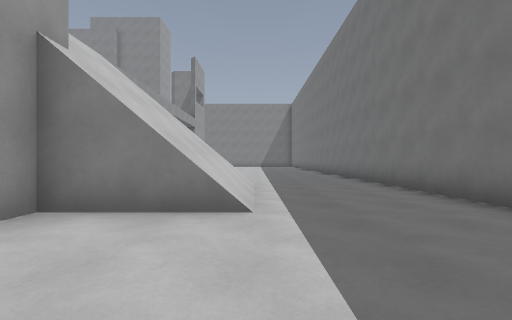
[1] (above)

23 first-person views from a walk through a level from a Godot 3-D game. The camera is 1.2 m above the floor, looks level and sees 90° across. The floor is counted in squares, 2 m on a side. Each view is taken from the middle of a square. On the plan, view 1 faces up. The plan holds only what a view shows up to about 9 squares ahead; the rest is blank. The place goes on beyond the plan.

[2]
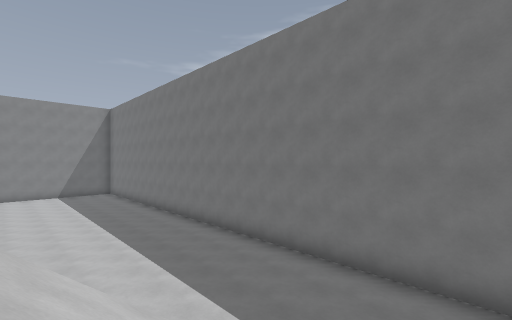

[3]
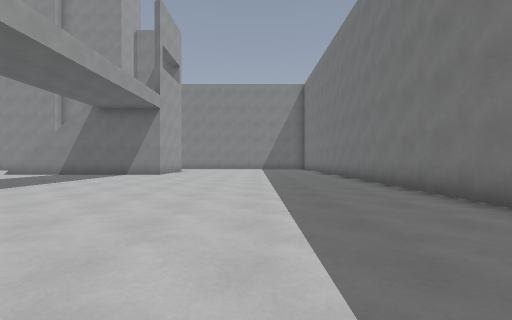

[4]
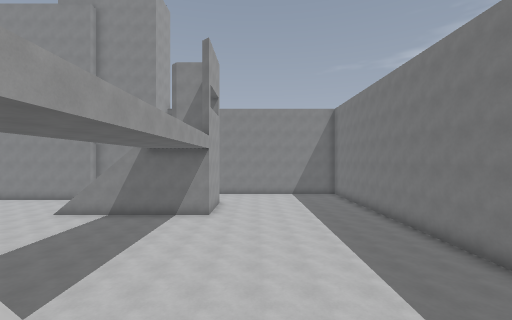

[5]
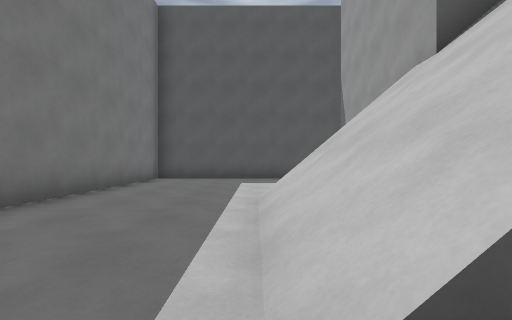

[6]
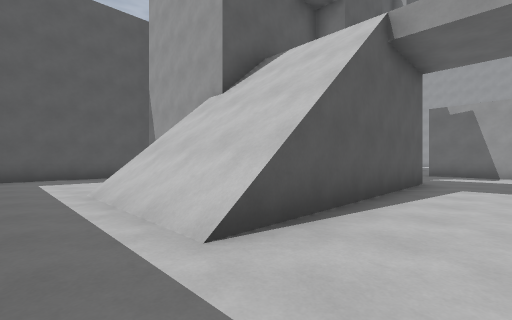

[7]
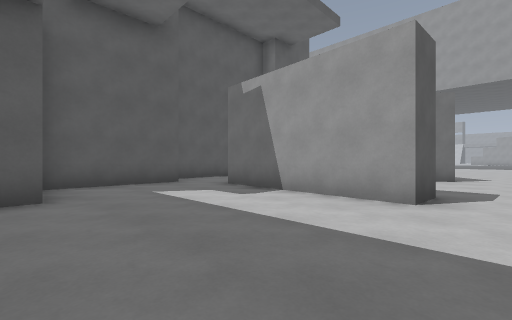

[8]
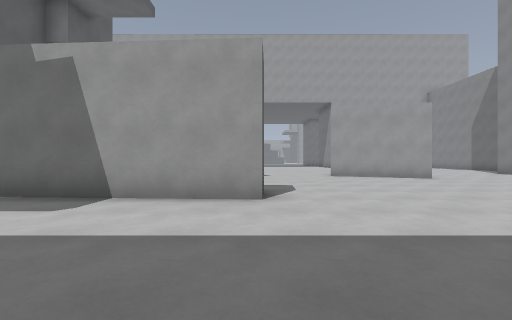

[9]
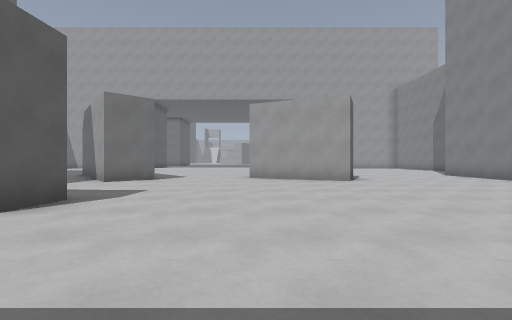

[10]
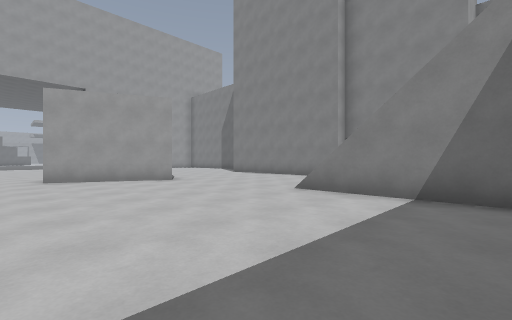

[11]
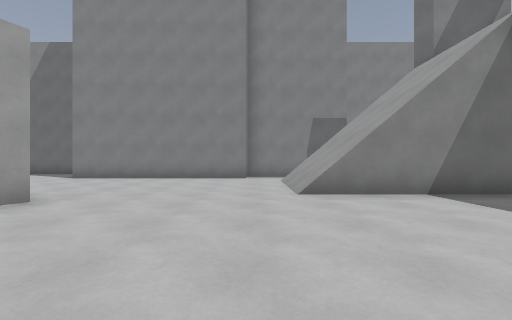

[12]
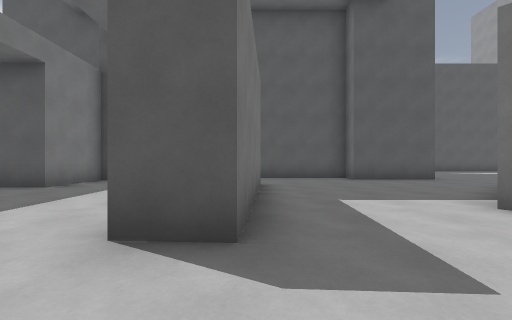

[13]
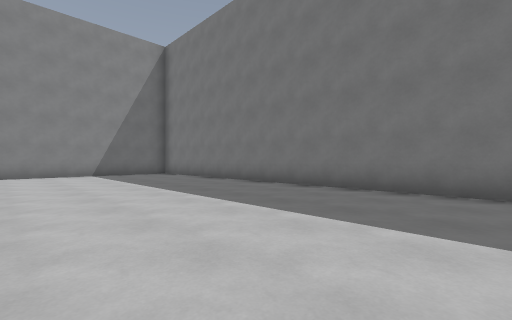

[14]
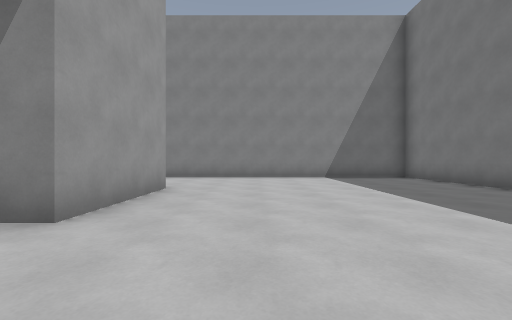

[15]
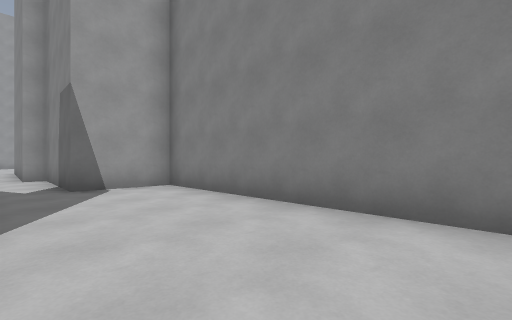

[16]
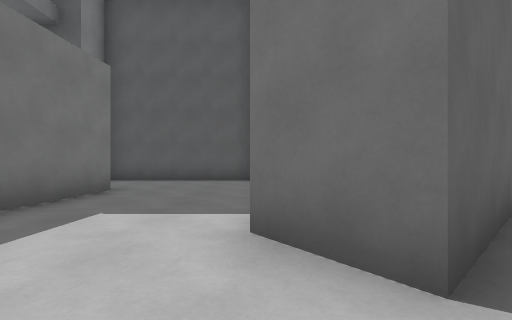

[17]
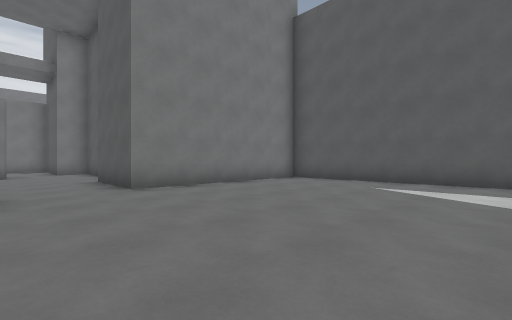

[18]
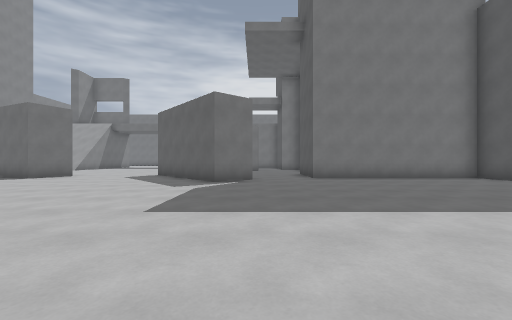

[19]
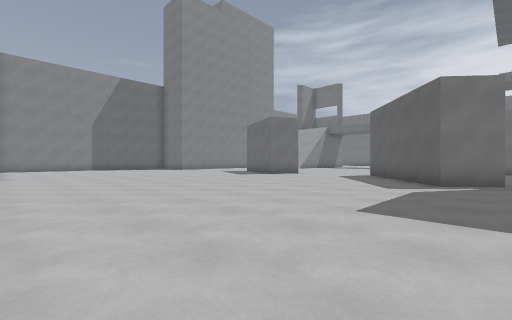

[20]
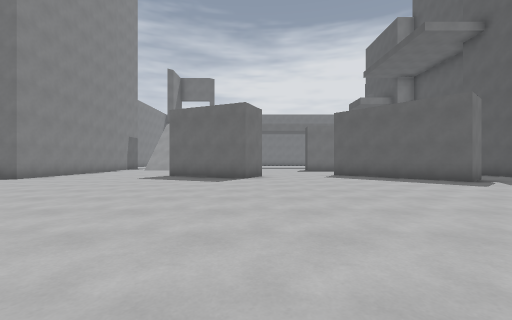

[21]
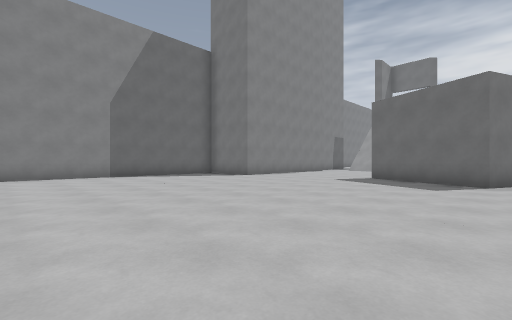

[22]
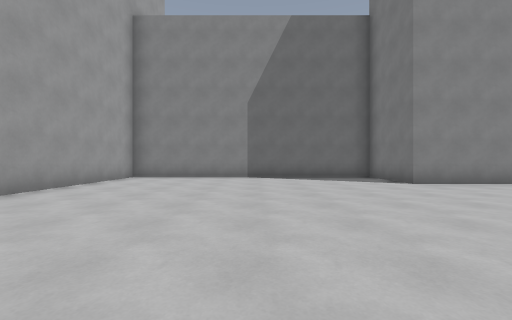

[23]
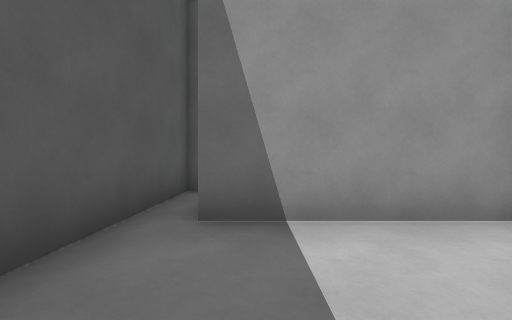

### Floor plan
Key: @ floor where view 1 was taken; # wall or solid block; . main floor; : floor 6.5 m higher than the main floor; / step, stairs or slope; v drop or lower ground; B block; U building; O other object.
Columns run from 25 left of view 1 to 4 right of it. Each row starts with its distance up from view 1.
 23 ########O        O###########
 22 ........O        O...........#
 21 ........O     OOOO...........#
 20 .............................#
 19 ...............////###.......#
 18 ...............////: #.......#
 17 ...............////: #.......#
 16 ..........#........  ........#
 15 .........##..................#
 14 .........##..................#
 13 .........#...................#
 12 .............................#
 11 .............................#
 10 ..............##.............#
  9 .........###..##....  .......#
  8 ........###...##.............#
  7 .......###....##.............#
  6 ..............#....:://///...#
  5  ..................  /////...#
  4   .......OOO....UUU  /////...#
  3    ......  UUUUU   UBBBv//...#
  2    ......             B......#
  1    ......             B......#
  0    ......             B..@...#
 -1    ......#          U........#
 -2    ######O           #########

Where each view was taken, in squares from view 1:
view 1: 0 up, 0 right, facing up
view 2: 4 up, 2 left, facing up-right
view 3: 6 up, 0 right, facing up
view 4: 6 up, 2 left, facing up
view 5: 7 up, 0 right, facing down
view 6: 8 up, 1 right, facing down-left
view 7: 11 up, 6 left, facing down-left
view 8: 10 up, 6 left, facing left
view 9: 13 up, 7 left, facing left
view 10: 12 up, 7 left, facing up-left
view 11: 12 up, 11 left, facing up
view 12: 12 up, 11 left, facing down
view 13: 12 up, 2 left, facing up-right
view 14: 14 up, 2 left, facing up
view 15: 20 up, 2 left, facing up-left
view 16: 11 up, 14 left, facing down
view 17: 6 up, 22 left, facing down-right
view 18: 6 up, 25 left, facing right
view 19: 6 up, 25 left, facing up-right
view 20: 13 up, 25 left, facing right
view 21: 13 up, 24 left, facing up-right
view 22: 14 up, 21 left, facing up
view 23: 0 up, 0 right, facing left
